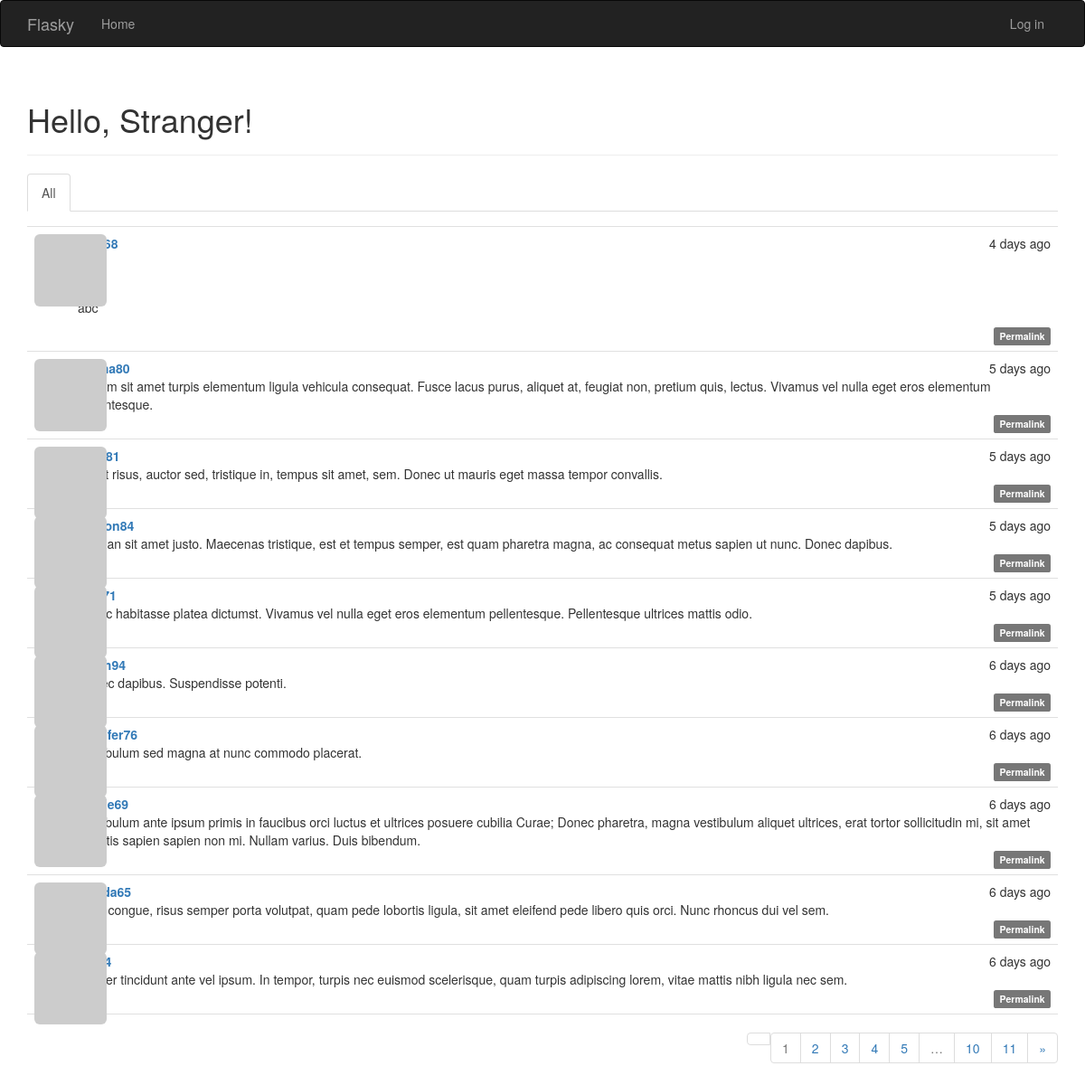
The page / on the database its author committed.
### app/models.py (models this page shows, shortened)
class Post(db.Model):
    __tablename__ = 'posts'
    id = db.Column(db.Integer, primary_key=True)
    body = db.Column(db.Text)
    timestamp = db.Column(db.DateTime, index=True, default=datetime.utcnow)
    body_html = db.Column(db.Text)
    author_id = db.Column(db.Integer, db.ForeignKey('users.id'))

class User(UserMixin, db.Model):
    __tablename__ = 'users'
    id = db.Column(db.Integer, primary_key=True)
    email = db.Column(db.String(64), unique=True, index=True)
    username = db.Column(db.String(64), unique=True, index=True)
    password_hash = db.Column(db.String(128))
    confirmed = db.Column(db.Boolean, default=False)
    name = db.Column(db.String(64))
    location = db.Column(db.String(64))
    about_me = db.Column(db.Text())
    member_since = db.Column(db.DateTime(), default=datetime.utcnow)
    last_seen = db.Column(db.DateTime(), default=datetime.utcnow)
    avatar_hash = db.Column(db.String(32))
    role_id = db.Column(db.Integer, db.ForeignKey('roles.id'))
    posts = db.relationship('Post', backref='author', lazy='dynamic')
    followed = db.relationship('Follow', foreign_keys=[Follow.follower_id],
                         backref=db.backref('follower', lazy='joined'),
                         lazy='dynamic',
                         cascade='all, delete-orphan')
    followers = db.relationship('Follow', foreign_keys=[Follow.followed_id],
                         backref=db.backref('followed', lazy='joined'),
                         lazy='dynamic',
                         cascade='all, delete-orphan')
    @property
    def password(self):
        raise AttributeError('password is not a readable attribute')
    def gravatar(self, size=100, default='identicon', rating='g'):
        url = 'https://secure.gravatar.com/avatar'
        hash = self.avatar_hash or self.gravatar_hash()
        return '{url}/{hash}?s={size}&d={default}&r={rating}'.format(
            url=url, hash=hash, size=size, default=default, rating=rating)

### app/main/views.py (the view)
@main.route('/', methods=['GET', 'POST'])                           # 首页视图
def index():
    form = PostForm()
    if current_user.can(Permission.WRITE_ARTICLES) and form.validate_on_submit():
        post = Post(body=form.body.data,
                    author=current_user._get_current_object())
        db.session.add(post)
        db.session.commit()
        return redirect(url_for('.index'))
    page = request.args.get('page', 1, type=int)
    show_followed = False
    if current_user.is_authenticated:
        show_followed = bool(request.cookies.get('show_followed', ''))
    if show_followed:
        query = current_user.followed_posts
    else:
        query = Post.query
    pagination = query.order_by(Post.timestamp.desc()).paginate(
        page, per_page=current_app.config['FLASKY_POSTS_PER_PAGE'], error_out=False)
    posts = pagination.items
    return render_template('index.html',form=form, posts=posts,
                           show_followed=show_followed, pagination=pagination)

### app/auth/views.py (called while the page is built)
@auth.before_app_request                                                    # 8、全局请求的钩子，处理程序中过滤未确认的账户
def before_request():                                                       # 登录但却没有确认的用户只显示一个页面unconfig.html
    if current_user.is_authenticated :
        current_user.ping()                                                 # 更新已登录用户的访问时间
        if not current_user.confirmed \
                and request.endpoint[:5] != 'auth.' :
            return redirect(url_for('auth.unconfirmed'))

### app/main/__init__.py (called while the page is built)
@main.app_context_processor
def inject_permissions():
    return dict(Permission=Permission)

### app/models.py (called while the page is built)
    def can(self, permissions):                                         # current_user.can()和is()
        return False

    def is_administrator(self):
        return False

### app/templates/index.html (shortened to what this page needs)
{% extends "base.html" %}
{% import "bootstrap/wtf.html" as wtf %}
{% import "_macros.html" as macros %}
{% block page_content %}
<div class="page-header">
    <h1>Hello, {% if current_user.is_authenticated %}{{ current_user.username }}{% else %}Stranger{% endif %}!</h1>
</div>
<div class="post-tabs">
    <ul class="nav nav-tabs">
        <li {% if not show_followed %} class="active"{% endif %}><a href="{{ url_for('.show_all') }}">All</a></li>
    </ul>
    {% include '_posts.html' %}
</div>
{% if pagination %}
<div class="pagination">
    {{ macros.pagination_widget(pagination, '.index') }}
</div>
{% endif %}
{% endblock %}

### app/templates/_posts.html (shortened to what this page needs)
<ul class="posts">
    {% for post in posts %}
    <li class="post">
        <div class="post-thumbnail">
            <a href="{{ url_for('.user', username=post.author.username) }}">
                <img class="img-rounded profile-thumbnail" src="{{ post.author.gravatar(size=40) }}">
            </a>
        </div>
        <div class="post-content">
            <div class="post-date">{{ moment(post.timestamp).fromNow() }}</div>
            <div class="post-author"><a href="{{ url_for('.user', username=post.author.username) }}">{{ post.author.username }}</a></div>
            <div class="post-body">
                {% if post.body_html %}
                    {{ post.body_html | safe }}
                {% else %}
                    {{ post.body }}
                {% endif %}
            </div>
            <div class="post-footer">
                <a href="{{ url_for('.post', id=post.id ) }}">
                    <span class="label label-default">Permalink</span>
                </a>
            </div>
        </div>
    </li>
    {% endfor %}
</ul>

### app/static/styles.css (style rules this page uses)
.profile-thumbnail { position: absolute; }
ul.posts { list-style-type: none; padding: 0px; margin: 16px 0px 0px 0px; border-top: 1px solid #e0e0e0; }
ul.posts li.post { padding: 8px; border-bottom: 1px solid #e0e0e0; }
div.post-date { float: right; }
div.post-author { font-weight: bold; }
div.post-thumbnail { position: absolute; }
div.post-content { margin-left: 48px; min-height: 48px; }
div.post-footer { text-align: right; }
div.pagination { width: 100%; text-align: right; padding: 0px; margin: 0px; }
.post-body h1 { font-size: 140%; }

### rows shown on the page
Post: timestamp "4 days ago", body_html "abc"
Post: timestamp "5 days ago", body "Nullam sit amet turpis elementum ligula vehicula consequat. Fusce lacus purus, aliquet at, feugiat non, pretium quis, lectus. Vivamus vel nulla eget eros elementum pellentesque."
Post: timestamp "5 days ago", body "In est risus, auctor sed, tristique in, tempus sit amet, sem. Donec ut mauris eget massa tempor convallis."
Post: timestamp "5 days ago", body "Aenean sit amet justo. Maecenas tristique, est et tempus semper, est quam pharetra magna, ac consequat metus sapien ut nunc. Donec dapibus."
Post: timestamp "5 days ago", body "In hac habitasse platea dictumst. Vivamus vel nulla eget eros elementum pellentesque. Pellentesque ultrices mattis odio."
Post: timestamp "6 days ago", body "Donec dapibus. Suspendisse potenti."
Post: timestamp "6 days ago", author.username "jennifer76", body "Vestibulum sed magna at nunc commodo placerat."
Post: timestamp "6 days ago", body "Vestibulum ante ipsum primis in faucibus orci luctus et ultrices posuere cubilia Curae; Donec pharetra, magna vestibulum aliquet ultrices, erat tortor sollicitudin mi, sit amet lobortis sapien sapien non mi. Nullam varius. Duis bibendum."
Post: timestamp "6 days ago", body "Nam congue, risus semper porta volutpat, quam pede lobortis ligula, sit amet eleifend pede libero quis orci. Nunc rhoncus dui vel sem."
Post: timestamp "6 days ago", body "Integer tincidunt ante vel ipsum. In tempor, turpis nec euismod scelerisque, quam turpis adipiscing lorem, vitae mattis nibh ligula nec sem."

### other values the page prints
{{ p }} "1"
{{ p }} "2" "3" "4" "5" "10" "11"
